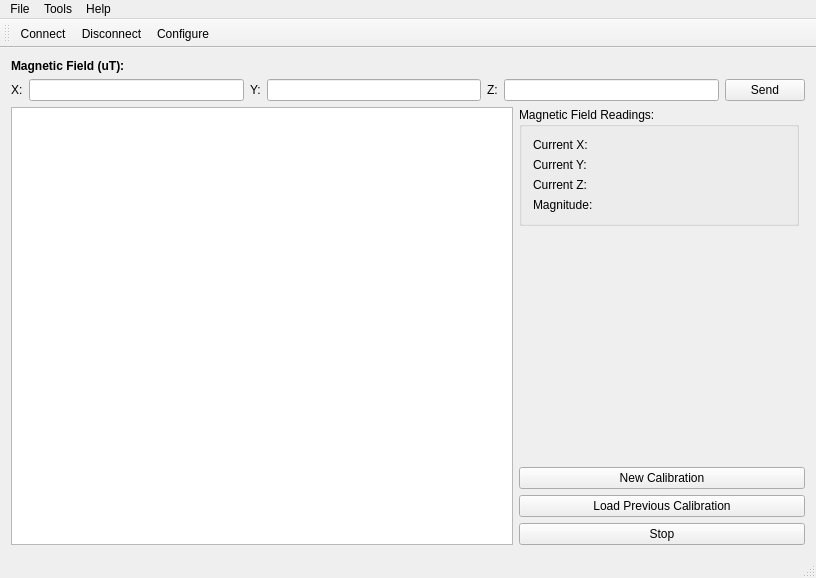
<?xml version="1.0" encoding="UTF-8"?>
<ui version="4.0">
 <class>MainWindow</class>
 <widget class="QMainWindow" name="MainWindow">
  <property name="geometry">
   <rect>
    <x>0</x>
    <y>0</y>
    <width>816</width>
    <height>578</height>
   </rect>
  </property>
  <property name="windowTitle">
   <string>Helmholtz Cage GUI</string>
  </property>
  <widget class="QWidget" name="centralWidget">
   <layout class="QGridLayout" name="gridLayout_3">
    <item row="1" column="0" rowspan="4">
     <widget class="QPlainTextEdit" name="plainTextEdit">
      <property name="readOnly">
       <bool>true</bool>
      </property>
      <property name="maximumBlockCount">
       <number>200</number>
      </property>
     </widget>
    </item>
    <item row="2" column="1" colspan="2">
     <spacer name="horizontalSpacer">
      <property name="orientation">
       <enum>Qt::Horizontal</enum>
      </property>
      <property name="sizeHint" stdset="0">
       <size>
        <width>283</width>
        <height>20</height>
       </size>
      </property>
     </spacer>
    </item>
    <item row="1" column="1">
     <widget class="QGroupBox" name="groupBox">
      <property name="minimumSize">
       <size>
        <width>280</width>
        <height>0</height>
       </size>
      </property>
      <property name="title">
       <string>Magnetic Field Readings:</string>
      </property>
      <layout class="QGridLayout" name="gridLayout">
       <item row="0" column="0">
        <widget class="QLabel" name="x">
         <property name="text">
          <string>Current X:   </string>
         </property>
        </widget>
       </item>
       <item row="1" column="0">
        <widget class="QLabel" name="y">
         <property name="text">
          <string>Current Y:     </string>
         </property>
        </widget>
       </item>
       <item row="2" column="0">
        <widget class="QLabel" name="z">
         <property name="text">
          <string>Current Z:    </string>
         </property>
        </widget>
       </item>
       <item row="3" column="0">
        <widget class="QLabel" name="curMag">
         <property name="text">
          <string>Magnitude:     </string>
         </property>
        </widget>
       </item>
      </layout>
     </widget>
    </item>
    <item row="0" column="0" colspan="3">
     <layout class="QGridLayout" name="gridLayout_2">
      <item row="0" column="0" colspan="2">
       <widget class="QLabel" name="label_4">
        <property name="text">
         <string>&lt;html&gt;&lt;head/&gt;&lt;body&gt;&lt;p&gt;&lt;span style=&quot; font-weight:600;&quot;&gt;Magnetic Field (uT):&lt;/span&gt;&lt;/p&gt;&lt;/body&gt;&lt;/html&gt;</string>
        </property>
       </widget>
      </item>
      <item row="1" column="0">
       <widget class="QLabel" name="label">
        <property name="text">
         <string>X:</string>
        </property>
       </widget>
      </item>
      <item row="1" column="1">
       <widget class="QLineEdit" name="lineEdit_X"/>
      </item>
      <item row="1" column="2">
       <widget class="QLabel" name="label_2">
        <property name="text">
         <string>Y:</string>
        </property>
       </widget>
      </item>
      <item row="1" column="3">
       <widget class="QLineEdit" name="lineEdit_Y"/>
      </item>
      <item row="1" column="4">
       <widget class="QLabel" name="label_3">
        <property name="text">
         <string>Z:</string>
        </property>
       </widget>
      </item>
      <item row="1" column="5">
       <widget class="QLineEdit" name="lineEdit_Z"/>
      </item>
      <item row="1" column="6">
       <widget class="QPushButton" name="pushButton">
        <property name="text">
         <string>Send</string>
        </property>
       </widget>
      </item>
     </layout>
    </item>
    <item row="4" column="1" colspan="2">
     <layout class="QVBoxLayout" name="verticalLayout">
      <item>
       <widget class="QPushButton" name="calibrateBtn">
        <property name="text">
         <string>New Calibration</string>
        </property>
       </widget>
      </item>
      <item>
       <widget class="QPushButton" name="loadCalBtn">
        <property name="text">
         <string>Load Previous Calibration</string>
        </property>
       </widget>
      </item>
      <item>
       <widget class="QPushButton" name="stopBtn">
        <property name="text">
         <string>Stop</string>
        </property>
       </widget>
      </item>
     </layout>
    </item>
    <item row="3" column="1">
     <spacer name="verticalSpacer">
      <property name="orientation">
       <enum>Qt::Vertical</enum>
      </property>
      <property name="sizeHint" stdset="0">
       <size>
        <width>20</width>
        <height>40</height>
       </size>
      </property>
     </spacer>
    </item>
   </layout>
   <zorder>plainTextEdit</zorder>
   <zorder>stopBtn</zorder>
   <zorder>calibrateBtn</zorder>
   <zorder>loadCalBtn</zorder>
   <zorder>groupBox</zorder>
   <zorder>horizontalSpacer</zorder>
   <zorder>verticalSpacer</zorder>
  </widget>
  <widget class="QMenuBar" name="menuBar">
   <property name="geometry">
    <rect>
     <x>0</x>
     <y>0</y>
     <width>816</width>
     <height>25</height>
    </rect>
   </property>
   <widget class="QMenu" name="menuFile">
    <property name="title">
     <string>File</string>
    </property>
    <addaction name="action_Connect"/>
    <addaction name="action_Disconnect"/>
    <addaction name="separator"/>
    <addaction name="action_Quit"/>
   </widget>
   <widget class="QMenu" name="menuTools">
    <property name="title">
     <string>Tools</string>
    </property>
    <addaction name="action_Configure"/>
   </widget>
   <widget class="QMenu" name="menuHelp">
    <property name="title">
     <string>Help</string>
    </property>
    <addaction name="action_About"/>
   </widget>
   <addaction name="menuFile"/>
   <addaction name="menuTools"/>
   <addaction name="menuHelp"/>
  </widget>
  <widget class="QToolBar" name="mainToolBar">
   <attribute name="toolBarArea">
    <enum>TopToolBarArea</enum>
   </attribute>
   <attribute name="toolBarBreak">
    <bool>false</bool>
   </attribute>
   <addaction name="action_Connect"/>
   <addaction name="action_Disconnect"/>
   <addaction name="action_Configure"/>
  </widget>
  <widget class="QStatusBar" name="statusBar"/>
  <action name="action_Connect">
   <property name="icon">
    <iconset resource="buttons.qrc">
     <normaloff>:/connect.png</normaloff>:/connect.png</iconset>
   </property>
   <property name="text">
    <string>&amp;Connect</string>
   </property>
   <property name="toolTip">
    <string>Connect to Serial Port</string>
   </property>
  </action>
  <action name="action_Disconnect">
   <property name="icon">
    <iconset resource="buttons.qrc">
     <normaloff>:/disconnect.png</normaloff>:/disconnect.png</iconset>
   </property>
   <property name="text">
    <string>&amp;Disconnect</string>
   </property>
   <property name="toolTip">
    <string>Disconnect From Serial Port</string>
   </property>
  </action>
  <action name="action_Configure">
   <property name="icon">
    <iconset resource="buttons.qrc">
     <normaloff>:/settings.png</normaloff>:/settings.png</iconset>
   </property>
   <property name="text">
    <string>&amp;Configure</string>
   </property>
   <property name="toolTip">
    <string>Configure Srial Port</string>
   </property>
  </action>
  <action name="action_Quit">
   <property name="icon">
    <iconset resource="buttons.qrc">
     <normaloff>:/application-exit.png</normaloff>:/application-exit.png</iconset>
   </property>
   <property name="text">
    <string>&amp;Quit</string>
   </property>
   <property name="toolTip">
    <string>Quit</string>
   </property>
  </action>
  <action name="action_About">
   <property name="text">
    <string>&amp;About</string>
   </property>
   <property name="toolTip">
    <string>About Program</string>
   </property>
  </action>
 </widget>
 <layoutdefault spacing="6" margin="11"/>
 <resources>
  <include location="buttons.qrc"/>
 </resources>
 <connections/>
</ui>
